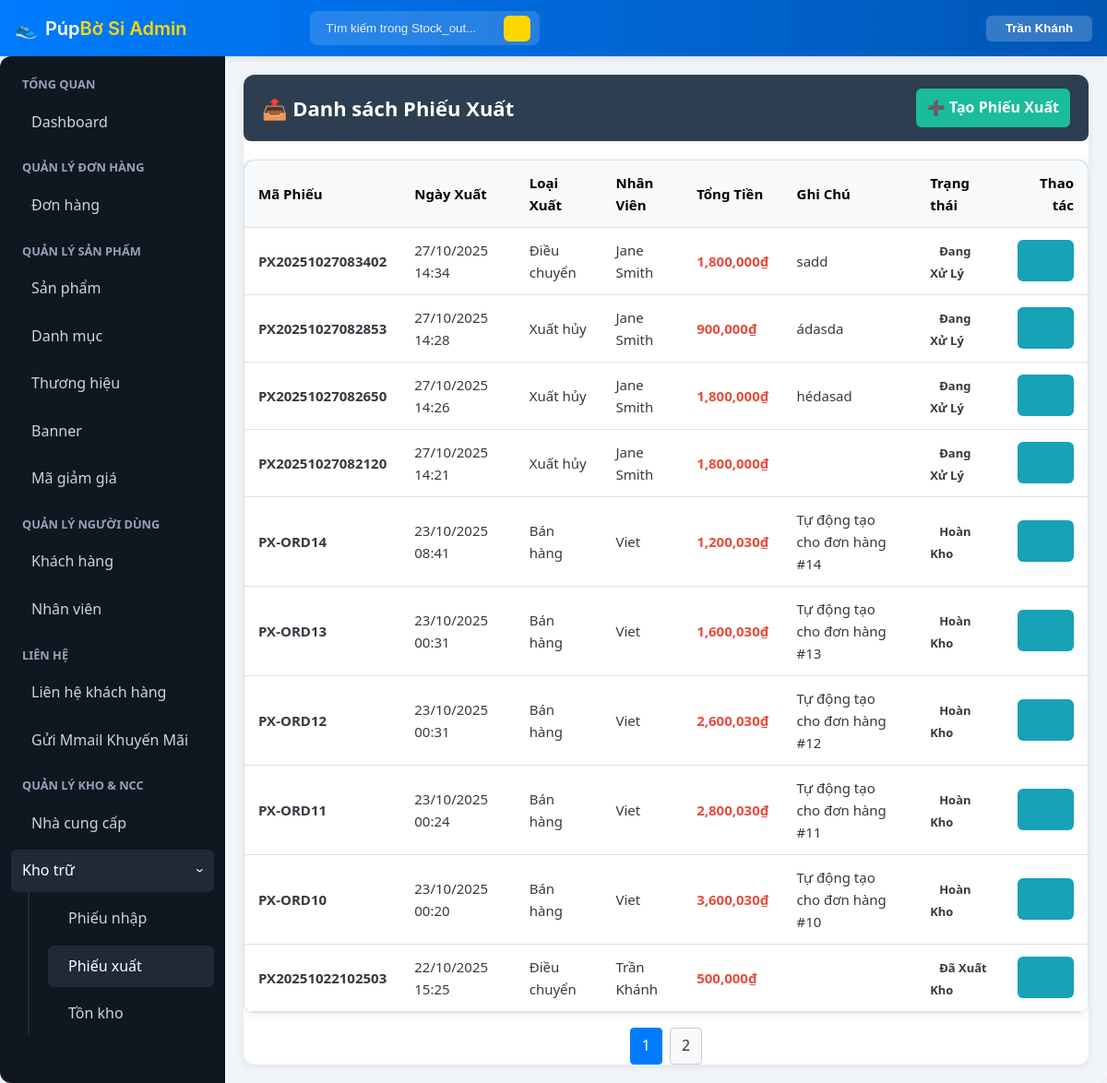
Before: /admin/index.php?page=stock_out (signed in) with the older database file.
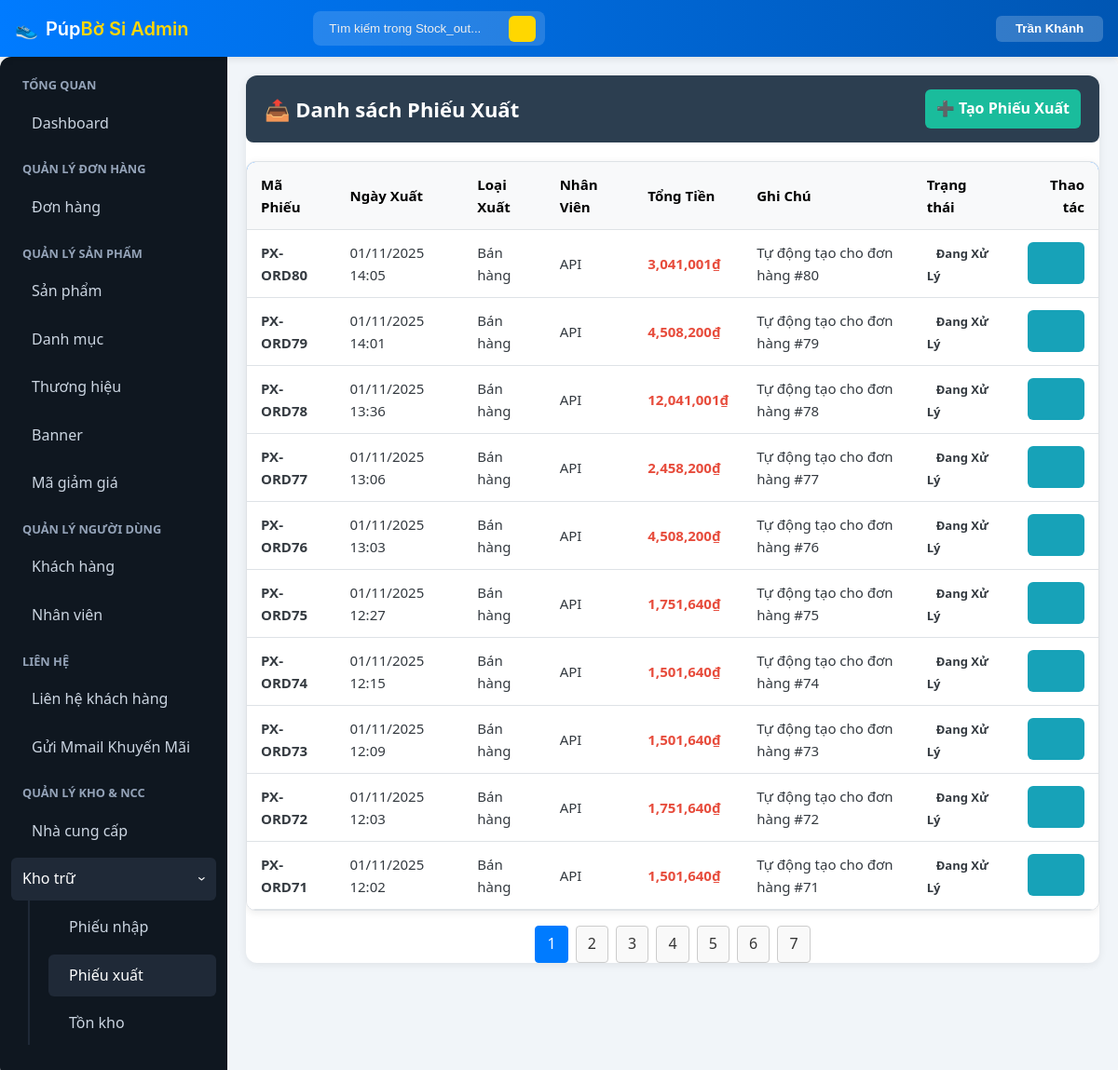
After: the same page with the newer database file.
### tables this page shows
CREATE TABLE `export_receipt` (
  `id` int(11) NOT NULL,
  `receipt_code` varchar(50) NOT NULL,
  `export_date` datetime DEFAULT current_timestamp(),
  `export_type` varchar(50) DEFAULT 'Bán hàng',
  `employee_id` int(11) DEFAULT NULL,
  `total_amount` decimal(18,2) DEFAULT NULL,
  `note` varchar(255) DEFAULT NULL,
  `status` enum('Đang xử lý','Đã xuất kho','Đã hủy','Hoàn kho') NOT NULL DEFAULT 'Đang xử lý',
  `order_id` int(11) DEFAULT NULL
);

CREATE TABLE `users` (
  `id` int(11) NOT NULL,
  `name` varchar(100) DEFAULT NULL,
  `email` varchar(100) DEFAULT NULL,
  `password` varchar(255) DEFAULT NULL,
  `phone` varchar(20) DEFAULT NULL,
  `created_at` datetime DEFAULT current_timestamp(),
  `updated_at` datetime DEFAULT current_timestamp() ON UPDATE current_timestamp()
);

### includes/functions.php (called while the page is built, shortened)
<?php
function is_logged_in(): bool
{
    return !empty($_SESSION['user_id']);
}
function current_user_id(): ?int
{
    return $_SESSION['user_id'] ?? null;
}
function get_user_roles(): array
{
    static $roles = null;
    if ($roles !== null) {
        return $roles;
    }
    try {
        $db = get_db();
        $st = $db->prepare('SELECT r.name FROM user_roles ur JOIN roles r ON ur.role_id = r.id WHERE ur.user_id = ?');
        $st->execute([current_user_id() ?? 0]);
        $roles = $st->fetchAll(PDO::FETCH_COLUMN);
        return $roles;
    } catch (Exception $e) {
        return [];
    }
}
function user_has_role(string $roleName): bool
{
    $userRoles = get_user_roles();
    $lowerUserRoles = array_map('strtolower', $userRoles);
    return in_array(strtolower($roleName), $lowerUserRoles, true);
}
function is_superadmin(): bool
{
    return user_has_role('SupperAdmin');
}
function is_admin(): bool
{
    return user_has_role('Admin');
}
function is_staff(): bool
{
    return user_has_role('Staff');
}
function require_admin_or_staff(): void
{
    if (!is_superadmin() && !is_admin() && !is_staff()) {
        flash_set('error', 'You do not have permission to access that page.');
        header('Location: /index.php'); exit;
    }
}

### admin/stock_out.php (the view, shortened to what the changed rows need)
<?php
$action = $_GET['action'] ?? 'list';
?>
<div class="admin-container">
<?php if ($action === 'add'): ?>
	<div class="form-container" style="max-width: 1000px;">
		<div class="form-header">
			<h3>📤 Tạo Phiếu Xuất Kho</h3>
			<a href="index.php?page=stock_out" class="btn-back">← Quay lại danh sách</a>
		</div>
		<div>
			<div id="form-error-container" class="alert alert-error" style="display: none;"></div>
			<form id="stock-out-form" method="POST" action="handle_stock_out.php">
                <h4>Thông tin chung</h4>
                <div style="display: grid; grid-template-columns: 1fr 1fr; gap: 20px;">
                    <div class="form-group">
                        <label>Loại xuất kho</label>
                        <select name="export_type" required>
                            <option value="Xuất hủy">Xuất hủy</option>
                            <option value="Điều chuyển">Điều chuyển</option>
                            <option value="Khác">Khác</option>
                        </select>
                    </div>
                    <div class="form-group">
                        <label>Nhân viên xuất</label>
                        <input type="text" value="<?= htmlspecialchars($displayName) ?>" readonly>
                    </div>
                </div>
				<div class="form-group">
					<label>Ghi chú</label>
					<textarea name="note" rows="2"></textarea>
				</div>
                <h4 style="margin-top: 30px;">Chi tiết sản phẩm xuất</h4>
                <div class="table-wrapper">
                    <table class="admin-table">
                        <thead>
                            <tr>
                                <th style="width: 30%;">Sản phẩm</th>
                                <th style="width: 15%;">Size</th>
                                <th style="width: 25%;">Lô hàng (Tồn kho)</th>
                                <th style="width: 15%;">Số lượng xuất</th>
                                <th style="width: 10%;">Thao tác</th>
                            </tr>
                        </thead>
                        <tbody id="product-items-container-stock-out">
                        </tbody>
                    </table>
                </div>
                <button type="button" id="add-product-btn-stock-out" class="btn" style="margin-top: 10px;">➕ Thêm sản phẩm</button>
				<div class="form-actions" style="margin-top: 30px;">
					<button type="submit" class="btn-submit">💾 Tạo Phiếu Xuất</button>
				</div>
			</form>
		</div>
	</div>
<?php else:
    $filter_product_id = (int)($_GET['product_id'] ?? 0);
    $itemsPerPage = 10;
    $currentPage = max(1, (int)($_GET['p'] ?? 1));
    $filter_product_name = '';
    $params = [];
    $where_clause = '';
    $countSql = "SELECT COUNT(er.id) FROM export_receipt er $where_clause";
    $countStmt = $db->prepare($countSql);
    $countStmt->execute($params);
    $totalItems = (int)$countStmt->fetchColumn();
    $totalPages = ceil($totalItems / $itemsPerPage);
    $offset = ($currentPage - 1) * $itemsPerPage;
    $sql = "
        SELECT er.id, er.receipt_code, er.export_date, er.export_type, er.status, er.total_amount, er.note, u.name as employeeName
        FROM export_receipt er
        LEFT JOIN users u ON er.employee_id = u.id
        $where_clause
        ORDER BY er.export_date DESC
        LIMIT :limit OFFSET :offset
    ";
    $stmt = $db->prepare($sql);
    $stmt->bindValue(':limit', $itemsPerPage, PDO::PARAM_INT);
    $stmt->bindValue(':offset', $offset, PDO::PARAM_INT);
    $stmt->execute();
    $receipts = $stmt->fetchAll();
?>
	<header class="admin-header">
        <h2>📤 Danh sách Phiếu Xuất <?= $filter_product_name ? 'cho sản phẩm "' . htmlspecialchars($filter_product_name) . '"' : '' ?></h2>
    </header>
	<div class="table-wrapper">
        <table class="admin-table">
            <thead>
                <tr>
                    <th>Mã Phiếu</th>
                    <th>Ngày Xuất</th>
                    <th>Loại Xuất</th>
                    <th>Nhân Viên</th>
                    <th>Tổng Tiền</th>
                    <th>Ghi Chú</th>
                    <th>Trạng thái</th>
                    <th>Thao tác</th>
                </tr>
            </thead>
            <tbody>
            <?php if (empty($receipts)): ?>
                <tr><td colspan="8" class="empty">Chưa có phiếu xuất nào.</td></tr>
            <?php else: foreach ($receipts as $r): ?>
                <tr>
                    <td><strong><?= htmlspecialchars($r['receipt_code']) ?></strong></td>
                    <td><?= date('d/m/Y H:i', strtotime($r['export_date'])) ?></td>
                    <td><?= htmlspecialchars($r['export_type']) ?></td>
                    <td><?= htmlspecialchars($r['employeeName'] ?? 'N/A') ?></td>
                    <td><span class="price"><?= number_format($r['total_amount'], 0) ?>₫</span></td>
                    <td><?= htmlspecialchars($r['note'] ?? '—') ?></td>
                    <td>
                        <?php if ($r['status'] === 'Đang xử lý' && is_superadmin()): ?>
                            <select class="status-select" data-id="<?= $r['id'] ?>">
                                <option value="Đang xử lý" selected>Đang xử lý</option>
                                <option value="Đã xuất kho">Xác nhận & Xuất kho</option>
                                <option value="Đã hủy">Hủy phiếu</option>
                            </select>
                        <?php else:  ?>
                            <span class="status <?= strtolower(str_replace(' ', '-', $r['status'] ?? '')) ?>" id="status-span-<?= $r['id'] ?>">
                                <?= htmlspecialchars($r['status'] ?? 'N/A') ?>
                            </span>
                        <?php endif; ?>
                    </td>
                    <td>
                        <div class="actions">
                            <a href="index.php?page=stock_out&action=view&id=<?= $r['id'] ?>" class="btn view" title="Xem chi tiết"><i class="fi fi-rr-eye"></i></a>
                        </div>
                    </td>
                </tr>
            <?php endforeach; endif; ?>
            </tbody>
        </table>
    </div>
    <?php if ($totalPages > 1): ?>
    <div class="pagination">
        <?php
        $query_params = $filter_product_id > 0 ? '&product_id=' . $filter_product_id : '';
        for ($i = 1; $i <= $totalPages; $i++): ?>
            <a href="index.php?page=stock_out&p=<?= $i . $query_params ?>" class="page-btn <?= ($i == $currentPage) ? 'active' : '' ?>"><?= $i ?></a>
        <?php endfor; ?>
    </div>
    <?php endif; ?>
<?php endif; ?>
</div>

Changed rows visible on the page:
no longer on this page (row unchanged): export_receipt: receipt_code "PX20251027083402", export_date "27/10/2025 14:34", export_type "Điều chuyển", employee.name "Jane Smith", total_amount "1,800,000", note "sadd", status "Đang Xử Lý"
no longer on this page (row unchanged): export_receipt: receipt_code "PX20251027082853", export_date "27/10/2025 14:28", export_type "Xuất hủy", employee.name "Jane Smith", total_amount "900,000", note "ádasda", status "Đang Xử Lý"
no longer on this page (row unchanged): export_receipt: receipt_code "PX20251027082650", export_date "27/10/2025 14:26", export_type "Xuất hủy", employee.name "Jane Smith", total_amount "1,800,000", note "hédasad", status "Đang Xử Lý"
no longer on this page (row unchanged): export_receipt: receipt_code "PX20251027082120", export_date "27/10/2025 14:21", export_type "Xuất hủy", employee.name "Jane Smith", total_amount "1,800,000", status "Đang Xử Lý"
no longer on this page (row unchanged): export_receipt: receipt_code "PX-ORD14", export_date "23/10/2025 08:41", export_type "Bán hàng", employee.name "Viet", total_amount "1,200,030", note "Tự động tạo cho đơn hàng #14", status "Hoàn Kho"
no longer on this page (row unchanged): export_receipt: receipt_code "PX-ORD13", export_date "23/10/2025 00:31", export_type "Bán hàng", employee.name "Viet", total_amount "1,600,030", note "Tự động tạo cho đơn hàng #13", status "Hoàn Kho"
no longer on this page (row unchanged): export_receipt: receipt_code "PX-ORD12", export_date "23/10/2025 00:31", export_type "Bán hàng", employee.name "Viet", total_amount "2,600,030", note "Tự động tạo cho đơn hàng #12", status "Hoàn Kho"
no longer on this page (row unchanged): export_receipt: receipt_code "PX-ORD11", export_date "23/10/2025 00:24", export_type "Bán hàng", employee.name "Viet", total_amount "2,800,030", note "Tự động tạo cho đơn hàng #11", status "Hoàn Kho"
no longer on this page (row unchanged): export_receipt: receipt_code "PX-ORD10", export_date "23/10/2025 00:20", export_type "Bán hàng", employee.name "Viet", total_amount "3,600,030", note "Tự động tạo cho đơn hàng #10", status "Hoàn Kho"
no longer on this page (row unchanged): export_receipt: receipt_code "PX20251022102503", export_date "22/10/2025 15:25", export_type "Điều chuyển", employee.name "Trần Khánh", total_amount "500,000", status "Đã Xuất Kho"
added export_receipt: receipt_code "PX-ORD80", export_date "01/11/2025 14:05", export_type "Bán hàng", employee.name "API", total_amount "3,041,001", note "Tự động tạo cho đơn hàng #80", status "Đang Xử Lý"
added export_receipt: receipt_code "PX-ORD79", export_date "01/11/2025 14:01", export_type "Bán hàng", employee.name "API", total_amount "4,508,200", note "Tự động tạo cho đơn hàng #79", status "Đang Xử Lý"
added export_receipt: receipt_code "PX-ORD78", export_date "01/11/2025 13:36", export_type "Bán hàng", employee.name "API", total_amount "12,041,001", note "Tự động tạo cho đơn hàng #78", status "Đang Xử Lý"
added export_receipt: receipt_code "PX-ORD77", export_date "01/11/2025 13:06", export_type "Bán hàng", employee.name "API", total_amount "2,458,200", note "Tự động tạo cho đơn hàng #77", status "Đang Xử Lý"
added export_receipt: receipt_code "PX-ORD76", export_date "01/11/2025 13:03", export_type "Bán hàng", employee.name "API", total_amount "4,508,200", note "Tự động tạo cho đơn hàng #76", status "Đang Xử Lý"
added export_receipt: receipt_code "PX-ORD75", export_date "01/11/2025 12:27", export_type "Bán hàng", employee.name "API", total_amount "1,751,640", note "Tự động tạo cho đơn hàng #75", status "Đang Xử Lý"
added export_receipt: receipt_code "PX-ORD74", export_date "01/11/2025 12:15", export_type "Bán hàng", employee.name "API", total_amount "1,501,640", note "Tự động tạo cho đơn hàng #74", status "Đang Xử Lý"
added export_receipt: receipt_code "PX-ORD73", export_date "01/11/2025 12:09", export_type "Bán hàng", employee.name "API", total_amount "1,501,640", note "Tự động tạo cho đơn hàng #73", status "Đang Xử Lý"
added export_receipt: receipt_code "PX-ORD72", export_date "01/11/2025 12:03", export_type "Bán hàng", employee.name "API", total_amount "1,751,640", note "Tự động tạo cho đơn hàng #72", status "Đang Xử Lý"
added export_receipt: receipt_code "PX-ORD71", export_date "01/11/2025 12:02", export_type "Bán hàng", employee.name "API", total_amount "1,501,640", note "Tự động tạo cho đơn hàng #71", status "Đang Xử Lý"
Other visible differences:
new list line: "3"
new list line: "4"
new list line: "5"
new list line: "6"
new list line: "7"
